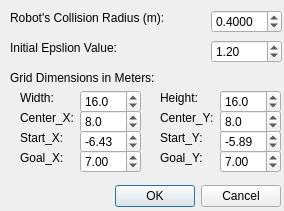
<?xml version="1.0" encoding="UTF-8"?>
<ui version="4.0">
 <class>ADStarProperties</class>
 <widget class="QDialog" name="ADStarProperties">
  <property name="geometry">
   <rect>
    <x>0</x>
    <y>0</y>
    <width>284</width>
    <height>211</height>
   </rect>
  </property>
  <property name="windowTitle">
   <string>Properties of the AD* Planner</string>
  </property>
  <widget class="QDialogButtonBox" name="buttonBox">
   <property name="geometry">
    <rect>
     <x>10</x>
     <y>180</y>
     <width>271</width>
     <height>32</height>
    </rect>
   </property>
   <property name="orientation">
    <enum>Qt::Horizontal</enum>
   </property>
   <property name="standardButtons">
    <set>QDialogButtonBox::Cancel|QDialogButtonBox::Ok</set>
   </property>
  </widget>
  <widget class="QLabel" name="lblNNsearchCard_2">
   <property name="geometry">
    <rect>
     <x>10</x>
     <y>10</y>
     <width>191</width>
     <height>16</height>
    </rect>
   </property>
   <property name="text">
    <string>Robot's Collision Radius (m):</string>
   </property>
  </widget>
  <widget class="QLabel" name="lblNNsearchCard_3">
   <property name="geometry">
    <rect>
     <x>10</x>
     <y>40</y>
     <width>191</width>
     <height>16</height>
    </rect>
   </property>
   <property name="text">
    <string>Initial Epslion Value:</string>
   </property>
  </widget>
  <widget class="QDoubleSpinBox" name="RobotRadius">
   <property name="geometry">
    <rect>
     <x>211</x>
     <y>10</y>
     <width>71</width>
     <height>23</height>
    </rect>
   </property>
   <property name="decimals">
    <number>4</number>
   </property>
   <property name="singleStep">
    <double>0.001000000000000</double>
   </property>
   <property name="value">
    <double>0.400000000000000</double>
   </property>
  </widget>
  <widget class="QDoubleSpinBox" name="InitialEpsilon">
   <property name="geometry">
    <rect>
     <x>211</x>
     <y>40</y>
     <width>71</width>
     <height>23</height>
    </rect>
   </property>
   <property name="decimals">
    <number>2</number>
   </property>
   <property name="minimum">
    <double>1.000000000000000</double>
   </property>
   <property name="maximum">
    <double>4.000000000000000</double>
   </property>
   <property name="singleStep">
    <double>0.010000000000000</double>
   </property>
   <property name="value">
    <double>1.200000000000000</double>
   </property>
  </widget>
  <widget class="QLabel" name="lblNNsearchCard_6">
   <property name="geometry">
    <rect>
     <x>10</x>
     <y>70</y>
     <width>191</width>
     <height>16</height>
    </rect>
   </property>
   <property name="text">
    <string>Grid Dimensions in Meters:</string>
   </property>
  </widget>
  <widget class="QLabel" name="lblNNsearchCard_7">
   <property name="geometry">
    <rect>
     <x>20</x>
     <y>90</y>
     <width>41</width>
     <height>16</height>
    </rect>
   </property>
   <property name="text">
    <string>Width:</string>
   </property>
  </widget>
  <widget class="QLabel" name="lblNNsearchCard_8">
   <property name="geometry">
    <rect>
     <x>160</x>
     <y>90</y>
     <width>41</width>
     <height>16</height>
    </rect>
   </property>
   <property name="text">
    <string>Height:</string>
   </property>
  </widget>
  <widget class="QDoubleSpinBox" name="GridHeight">
   <property name="geometry">
    <rect>
     <x>220</x>
     <y>90</y>
     <width>61</width>
     <height>23</height>
    </rect>
   </property>
   <property name="decimals">
    <number>1</number>
   </property>
   <property name="minimum">
    <double>0.100000000000000</double>
   </property>
   <property name="maximum">
    <double>1000.000000000000000</double>
   </property>
   <property name="singleStep">
    <double>0.100000000000000</double>
   </property>
   <property name="value">
    <double>16.000000000000000</double>
   </property>
  </widget>
  <widget class="QDoubleSpinBox" name="GridWidth">
   <property name="geometry">
    <rect>
     <x>80</x>
     <y>90</y>
     <width>61</width>
     <height>23</height>
    </rect>
   </property>
   <property name="decimals">
    <number>1</number>
   </property>
   <property name="minimum">
    <double>0.100000000000000</double>
   </property>
   <property name="maximum">
    <double>1000.000000000000000</double>
   </property>
   <property name="singleStep">
    <double>0.100000000000000</double>
   </property>
   <property name="value">
    <double>16.000000000000000</double>
   </property>
  </widget>
  <widget class="QLabel" name="lblNNsearchCard_9">
   <property name="geometry">
    <rect>
     <x>160</x>
     <y>110</y>
     <width>61</width>
     <height>16</height>
    </rect>
   </property>
   <property name="text">
    <string>Center_Y:</string>
   </property>
  </widget>
  <widget class="QDoubleSpinBox" name="GridCenterX">
   <property name="geometry">
    <rect>
     <x>80</x>
     <y>110</y>
     <width>61</width>
     <height>23</height>
    </rect>
   </property>
   <property name="decimals">
    <number>1</number>
   </property>
   <property name="minimum">
    <double>-100.000000000000000</double>
   </property>
   <property name="maximum">
    <double>100.000000000000000</double>
   </property>
   <property name="singleStep">
    <double>0.100000000000000</double>
   </property>
   <property name="value">
    <double>8.000000000000000</double>
   </property>
  </widget>
  <widget class="QLabel" name="lblNNsearchCard_10">
   <property name="geometry">
    <rect>
     <x>20</x>
     <y>110</y>
     <width>61</width>
     <height>16</height>
    </rect>
   </property>
   <property name="text">
    <string>Center_X:</string>
   </property>
  </widget>
  <widget class="QDoubleSpinBox" name="GridCenterY">
   <property name="geometry">
    <rect>
     <x>220</x>
     <y>110</y>
     <width>61</width>
     <height>23</height>
    </rect>
   </property>
   <property name="decimals">
    <number>1</number>
   </property>
   <property name="minimum">
    <double>-100.000000000000000</double>
   </property>
   <property name="singleStep">
    <double>0.100000000000000</double>
   </property>
   <property name="value">
    <double>8.000000000000000</double>
   </property>
  </widget>
  <widget class="QDoubleSpinBox" name="RobotStart_Y">
   <property name="geometry">
    <rect>
     <x>220</x>
     <y>130</y>
     <width>61</width>
     <height>23</height>
    </rect>
   </property>
   <property name="decimals">
    <number>2</number>
   </property>
   <property name="minimum">
    <double>-100.000000000000000</double>
   </property>
   <property name="singleStep">
    <double>0.100000000000000</double>
   </property>
   <property name="value">
    <double>-5.890000000000000</double>
   </property>
  </widget>
  <widget class="QDoubleSpinBox" name="RobotStart_X">
   <property name="geometry">
    <rect>
     <x>80</x>
     <y>130</y>
     <width>61</width>
     <height>23</height>
    </rect>
   </property>
   <property name="decimals">
    <number>2</number>
   </property>
   <property name="minimum">
    <double>-100.000000000000000</double>
   </property>
   <property name="maximum">
    <double>100.000000000000000</double>
   </property>
   <property name="singleStep">
    <double>0.100000000000000</double>
   </property>
   <property name="value">
    <double>-6.430000000000000</double>
   </property>
  </widget>
  <widget class="QLabel" name="RobotStartX">
   <property name="geometry">
    <rect>
     <x>20</x>
     <y>130</y>
     <width>51</width>
     <height>16</height>
    </rect>
   </property>
   <property name="text">
    <string>Start_X:</string>
   </property>
  </widget>
  <widget class="QLabel" name="lblNNsearchCard_12">
   <property name="geometry">
    <rect>
     <x>160</x>
     <y>130</y>
     <width>51</width>
     <height>16</height>
    </rect>
   </property>
   <property name="text">
    <string>Start_Y:</string>
   </property>
  </widget>
  <widget class="QDoubleSpinBox" name="RobotGoal_Y">
   <property name="geometry">
    <rect>
     <x>220</x>
     <y>150</y>
     <width>61</width>
     <height>23</height>
    </rect>
   </property>
   <property name="decimals">
    <number>2</number>
   </property>
   <property name="minimum">
    <double>-100.000000000000000</double>
   </property>
   <property name="singleStep">
    <double>0.100000000000000</double>
   </property>
   <property name="value">
    <double>7.000000000000000</double>
   </property>
  </widget>
  <widget class="QDoubleSpinBox" name="RobotGoal_X">
   <property name="geometry">
    <rect>
     <x>80</x>
     <y>150</y>
     <width>61</width>
     <height>23</height>
    </rect>
   </property>
   <property name="decimals">
    <number>2</number>
   </property>
   <property name="minimum">
    <double>-100.000000000000000</double>
   </property>
   <property name="maximum">
    <double>100.000000000000000</double>
   </property>
   <property name="singleStep">
    <double>0.100000000000000</double>
   </property>
   <property name="value">
    <double>7.000000000000000</double>
   </property>
  </widget>
  <widget class="QLabel" name="RobotGoalY">
   <property name="geometry">
    <rect>
     <x>160</x>
     <y>150</y>
     <width>51</width>
     <height>16</height>
    </rect>
   </property>
   <property name="text">
    <string>Goal_Y:</string>
   </property>
  </widget>
  <widget class="QLabel" name="lblNNsearchCard_14">
   <property name="geometry">
    <rect>
     <x>20</x>
     <y>150</y>
     <width>51</width>
     <height>16</height>
    </rect>
   </property>
   <property name="text">
    <string>Goal_X:</string>
   </property>
  </widget>
 </widget>
 <resources/>
 <connections>
  <connection>
   <sender>buttonBox</sender>
   <signal>rejected()</signal>
   <receiver>ADStarProperties</receiver>
   <slot>reject()</slot>
   <hints>
    <hint type="sourcelabel">
     <x>316</x>
     <y>260</y>
    </hint>
    <hint type="destinationlabel">
     <x>286</x>
     <y>274</y>
    </hint>
   </hints>
  </connection>
 </connections>
</ui>
